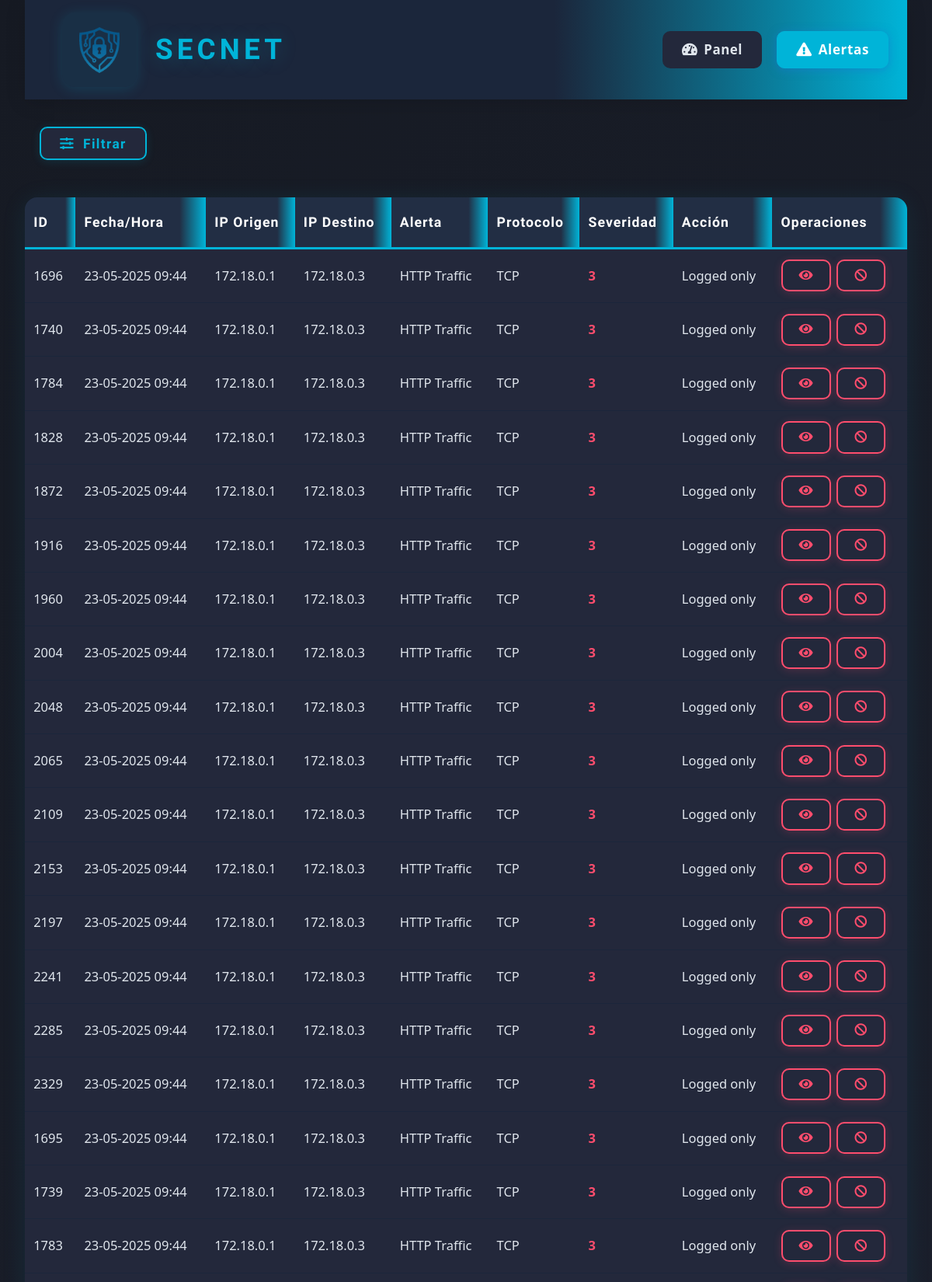
Screenshot of /web-interface/alerts.php (upper part) with the database file from the repository.
### tables this page shows
CREATE TABLE alerts (        id INTEGER PRIMARY KEY AUTOINCREMENT,        timestamp TEXT,        src_ip TEXT,        dest_ip TEXT,        alert_message TEXT,        severity INTEGER,        protocol TEXT,        action_taken TEXT,        raw_data TEXT    );

### web-interface/alerts.php (the view, shortened to what this page needs)
<!DOCTYPE html>
<html lang="es">
<head>
    <link rel="stylesheet" href="css/style.css">
    <link rel="stylesheet" href="https://cdnjs.cloudflare.com/ajax/libs/font-awesome/5.15.3/css/all.min.css">
</head>
<body>
    <div class="container">
        <header>
            <div class="logo-container">
                <a href="index.php" style="display:flex;align-items:center;text-decoration:none;">
                    <img src="assets/logo.png" alt="Logo">
                    <h1 style="font-family: 'Orbitron', sans-serif;">SecNet</h1>
                </a>
            </div>
            <nav>
                <ul>
                    <li><a href="index.php"><i class="fas fa-tachometer-alt"></i> Panel</a></li>
                    <li><a href="alerts.php" class="active"><i class="fas fa-exclamation-triangle"></i> Alertas</a></li>
                </ul>
            </nav>
        </header>
        <main>
            <section class="alerts-section">
                <button id="toggleFiltersBtn" class="filter-button" type="button" style="margin-bottom:1.2rem;"><i class="fas fa-sliders-h"></i> Filtrar</button>
                <div class="alerts-table">
                    <table class="tech-table">
                        <thead>
                            <tr>
                                <th>ID</th>
                                <th>Fecha/Hora</th>
                                <th>IP Origen</th>
                                <th>IP Destino</th>
                                <th>Alerta</th>
                                <th>Protocolo</th>
                                <th>Severidad</th>
                                <th>Acción</th>
                                <th>Operaciones</th>
                            </tr>
                        </thead>
                        <tbody>
                            <?php
                            $db = new SQLite3('/var/www/html/database/alerts.db');
                            $db->exec("PRAGMA timezone = 'Europe/Madris'");
                            $query = "SELECT * FROM alerts WHERE 1=1";
                            $query .= " ORDER BY timestamp DESC LIMIT 100";
                            $stmt = $db->prepare($query);
                            $results = $stmt->execute();
                            while ($row = $results->fetchArray(SQLITE3_ASSOC)) {
                                $severity_class = ($row['severity'] >= 2) ? 'high' : (($row['severity'] == 1) ? 'medium' : 'low');
                                echo '<tr>';
                                echo '<td>' . $row['id'] . '</td>';
                                $date = new DateTime($row['timestamp'], new DateTimeZone('UTC'));
                                $date->setTimezone(new DateTimeZone('Europe/Madrid'));
                                echo '<td>' . $date->format('d-m-Y H:i') . '</td>';
                                echo '<td>' . htmlspecialchars($row['src_ip']) . '</td>';
                                echo '<td>' . htmlspecialchars($row['dest_ip']) . '</td>';
                                echo '<td>' . htmlspecialchars($row['alert_message']) . '</td>';
                                echo '<td>' . htmlspecialchars($row['protocol']) . '</td>';
                                echo '<td class="severity ' . $severity_class . '">' . $row['severity'] . '</td>';
                                echo '<td>' . htmlspecialchars($row['action_taken']) . '</td>';
                                echo '<td>';
                                echo '<button class="action-btn alerta details-button" onclick="viewAlertDetails(' . $row['id'] . ')"><i class="fas fa-eye"></i></button> ';
                                echo '<button class="action-btn alerta block-button" onclick="blockIP(\'' . htmlspecialchars($row['src_ip']) . '\')"><i class="fas fa-ban"></i></button>';
                                echo '</td>';
                                echo '</tr>';
                            }
                            ?>
                        </tbody>
                    </table>
                </div>
            </section>
        </main>
    </div>
</body>
</html>

### rows the page displays
alerts: id "1696", timestamp "23-05-2025 09:44", src_ip "172.18.0.1", dest_ip "172.18.0.3", alert_message "HTTP Traffic", protocol "TCP", severity "3", action_taken "Logged only"
alerts: id "1740", timestamp "23-05-2025 09:44", src_ip "172.18.0.1", dest_ip "172.18.0.3", alert_message "HTTP Traffic", protocol "TCP", severity "3", action_taken "Logged only"
alerts: id "1784", timestamp "23-05-2025 09:44", src_ip "172.18.0.1", dest_ip "172.18.0.3", alert_message "HTTP Traffic", protocol "TCP", severity "3", action_taken "Logged only"
alerts: id "1828", timestamp "23-05-2025 09:44", src_ip "172.18.0.1", dest_ip "172.18.0.3", alert_message "HTTP Traffic", protocol "TCP", severity "3", action_taken "Logged only"
alerts: id "1872", timestamp "23-05-2025 09:44", src_ip "172.18.0.1", dest_ip "172.18.0.3", alert_message "HTTP Traffic", protocol "TCP", severity "3", action_taken "Logged only"
alerts: id "1916", timestamp "23-05-2025 09:44", src_ip "172.18.0.1", dest_ip "172.18.0.3", alert_message "HTTP Traffic", protocol "TCP", severity "3", action_taken "Logged only"
alerts: id "1960", timestamp "23-05-2025 09:44", src_ip "172.18.0.1", dest_ip "172.18.0.3", alert_message "HTTP Traffic", protocol "TCP", severity "3", action_taken "Logged only"
alerts: id "2004", timestamp "23-05-2025 09:44", src_ip "172.18.0.1", dest_ip "172.18.0.3", alert_message "HTTP Traffic", protocol "TCP", severity "3", action_taken "Logged only"
alerts: id "2048", timestamp "23-05-2025 09:44", src_ip "172.18.0.1", dest_ip "172.18.0.3", alert_message "HTTP Traffic", protocol "TCP", severity "3", action_taken "Logged only"
alerts: id "2065", timestamp "23-05-2025 09:44", src_ip "172.18.0.1", dest_ip "172.18.0.3", alert_message "HTTP Traffic", protocol "TCP", severity "3", action_taken "Logged only"
alerts: id "2109", timestamp "23-05-2025 09:44", src_ip "172.18.0.1", dest_ip "172.18.0.3", alert_message "HTTP Traffic", protocol "TCP", severity "3", action_taken "Logged only"
alerts: id "2153", timestamp "23-05-2025 09:44", src_ip "172.18.0.1", dest_ip "172.18.0.3", alert_message "HTTP Traffic", protocol "TCP", severity "3", action_taken "Logged only"
alerts: id "2197", timestamp "23-05-2025 09:44", src_ip "172.18.0.1", dest_ip "172.18.0.3", alert_message "HTTP Traffic", protocol "TCP", severity "3", action_taken "Logged only"
alerts: id "2241", timestamp "23-05-2025 09:44", src_ip "172.18.0.1", dest_ip "172.18.0.3", alert_message "HTTP Traffic", protocol "TCP", severity "3", action_taken "Logged only"
alerts: id "2285", timestamp "23-05-2025 09:44", src_ip "172.18.0.1", dest_ip "172.18.0.3", alert_message "HTTP Traffic", protocol "TCP", severity "3", action_taken "Logged only"
alerts: id "2329", timestamp "23-05-2025 09:44", src_ip "172.18.0.1", dest_ip "172.18.0.3", alert_message "HTTP Traffic", protocol "TCP", severity "3", action_taken "Logged only"
alerts: id "1695", timestamp "23-05-2025 09:44", src_ip "172.18.0.1", dest_ip "172.18.0.3", alert_message "HTTP Traffic", protocol "TCP", severity "3", action_taken "Logged only"
alerts: id "1739", timestamp "23-05-2025 09:44", src_ip "172.18.0.1", dest_ip "172.18.0.3", alert_message "HTTP Traffic", protocol "TCP", severity "3", action_taken "Logged only"
alerts: id "1783", timestamp "23-05-2025 09:44", src_ip "172.18.0.1", dest_ip "172.18.0.3", alert_message "HTTP Traffic", protocol "TCP", severity "3", action_taken "Logged only"
